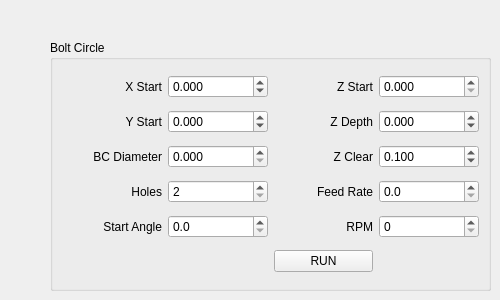
      <widget class="QWidget" name="tab_13">
       <attribute name="title">
        <string>Ops</string>
       </attribute>
       <widget class="QGroupBox" name="groupBox_21">
        <property name="geometry">
         <rect>
          <x>50</x>
          <y>40</y>
          <width>441</width>
          <height>251</height>
         </rect>
        </property>
        <property name="title">
         <string>Bolt Circle</string>
        </property>
        <layout class="QGridLayout" name="gridLayout_33">
         <item row="4" column="2">
          <widget class="QLabel" name="label_33">
           <property name="text">
            <string>RPM</string>
           </property>
           <property name="alignment">
            <set>Qt::AlignRight|Qt::AlignTrailing|Qt::AlignVCenter</set>
           </property>
          </widget>
         </item>
         <item row="4" column="0">
          <widget class="QLabel" name="label_59">
           <property name="text">
            <string>Start Angle</string>
           </property>
           <property name="alignment">
            <set>Qt::AlignRight|Qt::AlignTrailing|Qt::AlignVCenter</set>
           </property>
          </widget>
         </item>
         <item row="3" column="2">
          <widget class="QLabel" name="label_60">
           <property name="text">
            <string>Feed Rate</string>
           </property>
           <property name="alignment">
            <set>Qt::AlignRight|Qt::AlignTrailing|Qt::AlignVCenter</set>
           </property>
          </widget>
         </item>
         <item row="3" column="0">
          <widget class="QLabel" name="label_50">
           <property name="text">
            <string>Holes</string>
           </property>
           <property name="alignment">
            <set>Qt::AlignRight|Qt::AlignTrailing|Qt::AlignVCenter</set>
           </property>
          </widget>
         </item>
         <item row="3" column="3">
          <widget class="QDoubleSpinBox" name="ops_feed">
           <property name="toolTip">
            <string>&lt;html&gt;&lt;head/&gt;&lt;body&gt;&lt;p&gt;Feedrate for drill cycle.&lt;/p&gt;&lt;/body&gt;&lt;/html&gt;</string>
           </property>
           <property name="toolTipDuration">
            <number>-1</number>
           </property>
           <property name="decimals">
            <number>1</number>
           </property>
           <property name="minimum">
            <double>0.000000000000000</double>
           </property>
           <property name="maximum">
            <double>999.000000000000000</double>
           </property>
           <property name="singleStep">
            <double>0.001000000000000</double>
           </property>
           <property name="value">
            <double>0.000000000000000</double>
           </property>
           <property name="function" stdset="0">
            <string>set_var</string>
           </property>
           <property name="variable" stdset="0">
            <string>1008</string>
           </property>
          </widget>
         </item>
         <item row="3" column="1">
          <widget class="QDoubleSpinBox" name="ops_holes">
           <property name="toolTip">
            <string>&lt;html&gt;&lt;head/&gt;&lt;body&gt;&lt;p&gt;Number of holes in pattern.&lt;/p&gt;&lt;/body&gt;&lt;/html&gt;</string>
           </property>
           <property name="toolTipDuration">
            <number>-1</number>
           </property>
           <property name="decimals">
            <number>0</number>
           </property>
           <property name="minimum">
            <double>2.000000000000000</double>
           </property>
           <property name="maximum">
            <double>180.000000000000000</double>
           </property>
           <property name="singleStep">
            <double>1.000000000000000</double>
           </property>
           <property name="value">
            <double>2.000000000000000</double>
           </property>
           <property name="function" stdset="0">
            <string>set_var</string>
           </property>
           <property name="variable" stdset="0">
            <string>1003</string>
           </property>
          </widget>
         </item>
         <item row="0" column="2">
          <widget class="QLabel" name="label_61">
           <property name="text">
            <string>Z Start</string>
           </property>
           <property name="alignment">
            <set>Qt::AlignRight|Qt::AlignTrailing|Qt::AlignVCenter</set>
           </property>
          </widget>
         </item>
         <item row="1" column="1">
          <widget class="QDoubleSpinBox" name="ops_center_y">
           <property name="toolTip">
            <string>&lt;html&gt;&lt;head/&gt;&lt;body&gt;&lt;p&gt;Circle Y center value.&lt;/p&gt;&lt;/body&gt;&lt;/html&gt;</string>
           </property>
           <property name="toolTipDuration">
            <number>-1</number>
           </property>
           <property name="decimals">
            <number>3</number>
           </property>
           <property name="minimum">
            <double>-999.000000000000000</double>
           </property>
           <property name="maximum">
            <double>999.000000000000000</double>
           </property>
           <property name="singleStep">
            <double>0.001000000000000</double>
           </property>
           <property name="value">
            <double>0.000000000000000</double>
           </property>
           <property name="function" stdset="0">
            <string>set_var</string>
           </property>
           <property name="variable" stdset="0">
            <string>1001</string>
           </property>
          </widget>
         </item>
         <item row="1" column="2">
          <widget class="QLabel" name="label_62">
           <property name="text">
            <string>Z Depth</string>
           </property>
           <property name="alignment">
            <set>Qt::AlignRight|Qt::AlignTrailing|Qt::AlignVCenter</set>
           </property>
          </widget>
         </item>
         <item row="1" column="0">
          <widget class="QLabel" name="label_49">
           <property name="text">
            <string>Y Start</string>
           </property>
           <property name="alignment">
            <set>Qt::AlignRight|Qt::AlignTrailing|Qt::AlignVCenter</set>
           </property>
          </widget>
         </item>
         <item row="2" column="1">
          <widget class="QDoubleSpinBox" name="ops_diam">
           <property name="toolTip">
            <string>&lt;html&gt;&lt;head/&gt;&lt;body&gt;&lt;p&gt;Hole Pattern Diameter.&lt;/p&gt;&lt;/body&gt;&lt;/html&gt;</string>
           </property>
           <property name="toolTipDuration">
            <number>-1</number>
           </property>
           <property name="decimals">
            <number>3</number>
           </property>
           <property name="minimum">
            <double>0.000000000000000</double>
           </property>
           <property name="maximum">
            <double>999.000000000000000</double>
           </property>
           <property name="singleStep">
            <double>1.000000000000000</double>
           </property>
           <property name="value">
            <double>0.000000000000000</double>
           </property>
           <property name="function" stdset="0">
            <string>set_var</string>
           </property>
           <property name="variable" stdset="0">
            <string>1002</string>
           </property>
          </widget>
         </item>
         <item row="0" column="1">
          <widget class="QDoubleSpinBox" name="ops_center_x">
           <property name="toolTip">
            <string>&lt;html&gt;&lt;head/&gt;&lt;body&gt;&lt;p&gt;Circle X center value.&lt;/p&gt;&lt;/body&gt;&lt;/html&gt;</string>
           </property>
           <property name="toolTipDuration">
            <number>-1</number>
           </property>
           <property name="decimals">
            <number>3</number>
           </property>
           <property name="minimum">
            <double>-999.000000000000000</double>
           </property>
           <property name="maximum">
            <double>999.000000000000000</double>
           </property>
           <property name="singleStep">
            <double>0.001000000000000</double>
           </property>
           <property name="value">
            <double>0.000000000000000</double>
           </property>
           <property name="function" stdset="0">
            <string>set_var</string>
           </property>
           <property name="variable" stdset="0">
            <string>1000</string>
           </property>
          </widget>
         </item>
         <item row="1" column="3">
          <widget class="QDoubleSpinBox" name="ops_z_depth">
           <property name="toolTip">
            <string>&lt;html&gt;&lt;head/&gt;&lt;body&gt;&lt;p&gt;Z Final depth of hole.&lt;/p&gt;&lt;/body&gt;&lt;/html&gt;</string>
           </property>
           <property name="toolTipDuration">
            <number>-1</number>
           </property>
           <property name="decimals">
            <number>3</number>
           </property>
           <property name="minimum">
            <double>-999.000000000000000</double>
           </property>
           <property name="maximum">
            <double>999.000000000000000</double>
           </property>
           <property name="singleStep">
            <double>0.001000000000000</double>
           </property>
           <property name="value">
            <double>0.000000000000000</double>
           </property>
           <property name="function" stdset="0">
            <string>set_var</string>
           </property>
           <property name="variable" stdset="0">
            <string>1006</string>
           </property>
          </widget>
         </item>
         <item row="0" column="3">
          <widget class="QDoubleSpinBox" name="ops_z_start">
           <property name="toolTip">
            <string>&lt;html&gt;&lt;head/&gt;&lt;body&gt;&lt;p&gt;Z Start depth (enter a value lower than Z clear).&lt;/p&gt;&lt;/body&gt;&lt;/html&gt;</string>
           </property>
           <property name="toolTipDuration">
            <number>-1</number>
           </property>
           <property name="decimals">
            <number>3</number>
           </property>
           <property name="minimum">
            <double>0.000000000000000</double>
           </property>
           <property name="maximum">
            <double>999.000000000000000</double>
           </property>
           <property name="singleStep">
            <double>0.001000000000000</double>
           </property>
           <property name="value">
            <double>0.000000000000000</double>
           </property>
           <property name="function" stdset="0">
            <string>set_var</string>
           </property>
           <property name="variable" stdset="0">
            <string>1005</string>
           </property>
          </widget>
         </item>
         <item row="2" column="3">
          <widget class="QDoubleSpinBox" name="ops_z_depth_2">
           <property name="toolTip">
            <string>&lt;html&gt;&lt;head/&gt;&lt;body&gt;&lt;p&gt;Z Safe return level (enter a value higher than Z Depth).&lt;/p&gt;&lt;/body&gt;&lt;/html&gt;</string>
           </property>
           <property name="toolTipDuration">
            <number>-1</number>
           </property>
           <property name="decimals">
            <number>3</number>
           </property>
           <property name="minimum">
            <double>0.000000000000000</double>
           </property>
           <property name="maximum">
            <double>999.000000000000000</double>
           </property>
           <property name="singleStep">
            <double>0.001000000000000</double>
           </property>
           <property name="value">
            <double>0.100000000000000</double>
           </property>
           <property name="function" stdset="0">
            <string>set_var</string>
           </property>
           <property name="variable" stdset="0">
            <string>1007</string>
           </property>
          </widget>
         </item>
         <item row="0" column="0">
          <widget class="QLabel" name="label_48">
           <property name="text">
            <string>X Start</string>
           </property>
           <property name="alignment">
            <set>Qt::AlignRight|Qt::AlignTrailing|Qt::AlignVCenter</set>
           </property>
          </widget>
         </item>
         <item row="2" column="0">
          <widget class="QLabel" name="label_63">
           <property name="text">
            <string>BC Diameter</string>
           </property>
           <property name="alignment">
            <set>Qt::AlignRight|Qt::AlignTrailing|Qt::AlignVCenter</set>
           </property>
          </widget>
         </item>
         <item row="2" column="2">
          <widget class="QLabel" name="label_64">
           <property name="text">
            <string>Z Clear</string>
           </property>
           <property name="alignment">
            <set>Qt::AlignRight|Qt::AlignTrailing|Qt::AlignVCenter</set>
           </property>
          </widget>
         </item>
         <item row="4" column="1">
          <widget class="QDoubleSpinBox" name="ops_st_angle">
           <property name="toolTip">
            <string>&lt;html&gt;&lt;head/&gt;&lt;body&gt;&lt;p&gt;Start angle for first hole.&lt;/p&gt;&lt;/body&gt;&lt;/html&gt;</string>
           </property>
           <property name="toolTipDuration">
            <number>-1</number>
           </property>
           <property name="decimals">
            <number>1</number>
           </property>
           <property name="minimum">
            <double>0.000000000000000</double>
           </property>
           <property name="maximum">
            <double>360.000000000000000</double>
           </property>
           <property name="singleStep">
            <double>1.000000000000000</double>
           </property>
           <property name="value">
            <double>0.000000000000000</double>
           </property>
           <property name="function" stdset="0">
            <string>set_var</string>
           </property>
           <property name="variable" stdset="0">
            <string>1004</string>
           </property>
          </widget>
         </item>
         <item row="5" column="2">
          <widget class="QPushButton" name="pushButton_3">
           <property name="text">
            <string>RUN</string>
           </property>
           <property name="function" stdset="0">
            <string>mdi</string>
           </property>
           <property name="command" stdset="0">
            <string>o&lt;bolt_circle&gt; call</string>
           </property>
          </widget>
         </item>
         <item row="4" column="3">
          <widget class="QDoubleSpinBox" name="ops_z_start_2">
           <property name="toolTip">
            <string>&lt;html&gt;&lt;head/&gt;&lt;body&gt;&lt;p&gt;Z Start depth (enter a value lower than Z clear).&lt;/p&gt;&lt;/body&gt;&lt;/html&gt;</string>
           </property>
           <property name="toolTipDuration">
            <number>-1</number>
           </property>
           <property name="decimals">
            <number>0</number>
           </property>
           <property name="minimum">
            <double>0.000000000000000</double>
           </property>
           <property name="maximum">
            <double>999.000000000000000</double>
           </property>
           <property name="singleStep">
            <double>0.001000000000000</double>
           </property>
           <property name="value">
            <double>0.000000000000000</double>
           </property>
           <property name="function" stdset="0">
            <string>set_var</string>
           </property>
           <property name="variable" stdset="0">
            <string>1009</string>
           </property>
          </widget>
         </item>
        </layout>
       </widget>
      </widget>
